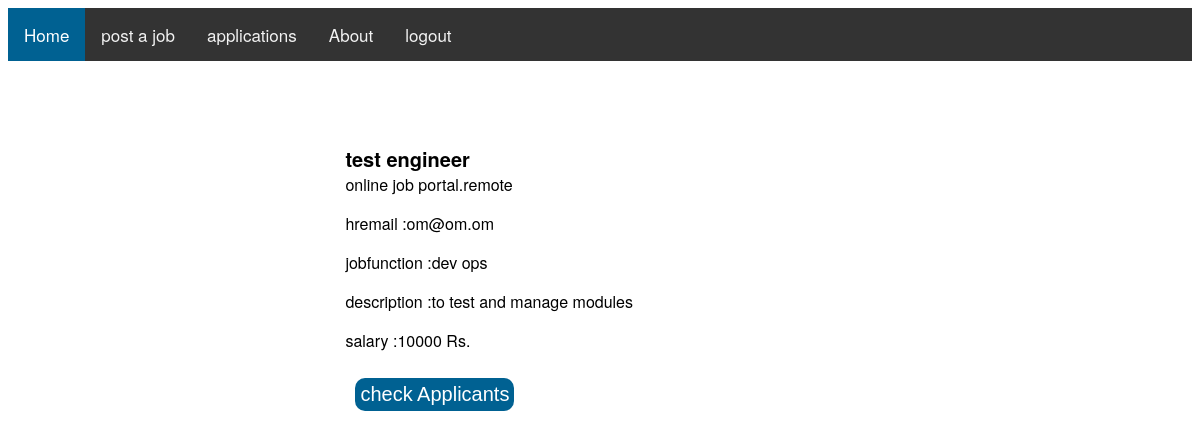
Page /readApplication/4/ on the committed database.
### job_portal/models.py (models this page shows)
class Application(models.Model):
    appid = models.AutoField(primary_key=True)
    hremail=models.CharField(max_length=100)
    company=models.CharField(max_length=100)
    jobtitle=models.CharField(max_length=100)
    jobfunction=models.CharField(max_length=100)
    location=models.CharField(max_length=100)
    description=models.CharField(max_length=10000)
    salary=models.CharField(max_length=100)

### job_portal/views.py (the view)
# urls.py: path('readApplication/<str:appid>/', views.readApplication),
def readApplication(request,appid):
    application=Application.objects.get(appid=appid)
    print("application by hr : ",application.hremail)
    return render(request,'readApplication.html',{
        "application":application
    })

### templates/readApplication.html (shortened to what this page needs)
<!DOCTYPE html>
<html lang="en">
<head>
</head>
<body>
    <div class="topnav">
        <a class="active" href="/../../candidatehome">Home</a>
        <a href="/../craftApplication">post a job</a>
        <a href="/../getMyApplications/{{application.hremail}}">applications</a>
        <a href="/../../about">About</a>
        <a href="/../../login">logout</a>
    </div>
    <div class="container">
        <div style="margin-left:25%;margin-top:0%;">
            <span style="font-size:20px;font-weight: bold;">{{application.jobtitle}}</span><br/>
            <span>{{application.company}}</span>.<span>{{application.location}}</span>
            <p>hremail :{{application.hremail}}</p>
            <p>jobfunction :{{application.jobfunction}}</p>
            <p>description :{{application.description}}</p>
            <p>salary :{{application.salary}} Rs.</p>
            <form method="post" action="/../../checkApplicants/{{application.appid}}/">
                <button>
                    check Applicants
                </button>
            </form>
        </div>
    </div>
</body>
</html>

### templates/readApplication.html (style rules this page uses)
body { font-family: "Helvetica Neue",Helvetica; }
.container { margin:2%; padding:5%; }
button { background-color:#006192; color:white; outline:none; border:none; border-radius :10px; font-size:20px; padding:5px; margin:10px; }
a { color:white; }
.topnav { overflow: hidden; background-color: #333; }
.topnav a { float: left; color: #f2f2f2; text-align: center; padding: 14px 16px; text-decoration: none; font-size: 17px; }
.topnav a.active { background-color: #006192; color: white; }

### rows in the picture
Application: jobtitle "test engineer", company "online job portal", location "remote", hremail "om@om.om", jobfunction "dev ops", description "to test and manage modules", salary "10000"
